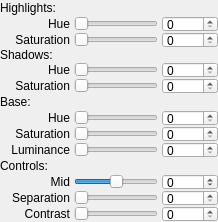
     <widget class="QWidget" name="GelatinTab">
      <attribute name="title">
       <string extracomment="Tab Title, keep the order please">Options</string>
      </attribute>
      <layout class="QGridLayout" name="gridLayout_6">
       <property name="horizontalSpacing">
        <number>4</number>
       </property>
       <property name="verticalSpacing">
        <number>0</number>
       </property>
       <property name="margin">
        <number>0</number>
       </property>
       <item row="1" column="0">
        <widget class="QLabel" name="FatToniHH_lbl">
         <property name="minimumSize">
          <size>
           <width>70</width>
           <height>16</height>
          </size>
         </property>
         <property name="maximumSize">
          <size>
           <width>70</width>
           <height>16</height>
          </size>
         </property>
         <property name="text">
          <string>Hue</string>
         </property>
         <property name="alignment">
          <set>Qt::AlignRight|Qt::AlignTrailing|Qt::AlignVCenter</set>
         </property>
        </widget>
       </item>
       <item row="2" column="0">
        <widget class="QLabel" name="FatToniSH_lbl">
         <property name="minimumSize">
          <size>
           <width>70</width>
           <height>16</height>
          </size>
         </property>
         <property name="maximumSize">
          <size>
           <width>70</width>
           <height>16</height>
          </size>
         </property>
         <property name="text">
          <string>Saturation</string>
         </property>
         <property name="alignment">
          <set>Qt::AlignRight|Qt::AlignTrailing|Qt::AlignVCenter</set>
         </property>
        </widget>
       </item>
       <item row="1" column="2">
        <widget class="QSlider" name="FatToniHH_slider">
         <property name="maximumSize">
          <size>
           <width>16777215</width>
           <height>16777215</height>
          </size>
         </property>
         <property name="styleSheet">
          <string notr="true">QSlider::groove:horizontal {
    border-image: url(:/Resources/Sliders/slider_hue.png)0 18 0 18;
}</string>
         </property>
         <property name="maximum">
          <number>360</number>
         </property>
         <property name="orientation">
          <enum>Qt::Horizontal</enum>
         </property>
         <property name="Groove" stdset="0">
          <string notr="true">0:H,0,168,168-0.2:H,72,168,168-0.4:H,144,168,168-0.6:H,206,168,168-0.8:H,288,168,168-1:H,0,168,168</string>
         </property>
        </widget>
       </item>
       <item row="2" column="2">
        <widget class="QSlider" name="FatToniSH_slider">
         <property name="styleSheet">
          <string notr="true">QSlider::groove:horizontal {
    border-image: url(:/Resources/Sliders/slider_sat.png)0 18 0 18;
}</string>
         </property>
         <property name="minimum">
          <number>0</number>
         </property>
         <property name="maximum">
          <number>100</number>
         </property>
         <property name="orientation">
          <enum>Qt::Horizontal</enum>
         </property>
         <property name="Groove" stdset="0">
          <string>0:H,0,20,150-0.025:H,15,25,155-0.05:H,30,30,155-0.075:H,55,35,150-0.1:H,80,40,150-0.125:H,105,45,155-0.15:H,130,50,155-0.175:H,155,55,150-0.2:H,180,60,150-0.225:H,205,65,155-0.25:H,230,70,155-0.275:H,245,75,150-0.3:H,4,80,150-0.325:H,19,85,155-0.35:H,34,90,155-0.375:H,59,95,150-0.4:H,84,100,150-0.425:H,109,105,155-0.45:H,134,110,155-0.45:H,134,110,155-0.475:H,159,115,150-0.5:H,184,120,150-0.525:H,209,125,155-0.55:H,224,130,155-0.575:H,239,135,150-0.6:H,254,140,150-0.625:H,13,145,155-0.65:H,38,150,155-0.675:H,63,155,150-0.7:H,88,160,150-0.725:H,113,165,155-0.75:H,138,170,155-0.775:H,163,175,150-0.8:H,188,180,150-0.825:H,203,185,155-0.85:H,218,190,155-0.875:H,233,195,150-0.9:H,248,200,150-0.925:H,17,205,155-0.950000000000001:H,42,210,155-0.975000000000001:H,67,215,150-1:H,92,220,150</string>
         </property>
        </widget>
       </item>
       <item row="1" column="3">
        <widget class="QSpinBox" name="FatToniHH_edit">
         <property name="minimumSize">
          <size>
           <width>56</width>
           <height>16</height>
          </size>
         </property>
         <property name="maximumSize">
          <size>
           <width>56</width>
           <height>16</height>
          </size>
         </property>
         <property name="maximum">
          <number>360</number>
         </property>
        </widget>
       </item>
       <item row="2" column="3">
        <widget class="QSpinBox" name="FatToniSH_edit">
         <property name="minimumSize">
          <size>
           <width>56</width>
           <height>16</height>
          </size>
         </property>
         <property name="maximumSize">
          <size>
           <width>56</width>
           <height>16</height>
          </size>
         </property>
         <property name="minimum">
          <number>0</number>
         </property>
         <property name="maximum">
          <number>100</number>
         </property>
         <property name="singleStep">
          <number>1</number>
         </property>
        </widget>
       </item>
       <item row="6" column="0">
        <widget class="QLabel" name="FatToniHS_lbl">
         <property name="sizePolicy">
          <sizepolicy hsizetype="Maximum" vsizetype="Preferred">
           <horstretch>0</horstretch>
           <verstretch>0</verstretch>
          </sizepolicy>
         </property>
         <property name="minimumSize">
          <size>
           <width>70</width>
           <height>16</height>
          </size>
         </property>
         <property name="maximumSize">
          <size>
           <width>70</width>
           <height>16</height>
          </size>
         </property>
         <property name="text">
          <string>Hue</string>
         </property>
         <property name="alignment">
          <set>Qt::AlignRight|Qt::AlignTrailing|Qt::AlignVCenter</set>
         </property>
        </widget>
       </item>
       <item row="6" column="2">
        <widget class="QSlider" name="FatToniHS_slider">
         <property name="styleSheet">
          <string notr="true">QSlider::groove:horizontal {
    border-image: url(:/Resources/Sliders/slider_hue.png)0 18 0 18;
}</string>
         </property>
         <property name="minimum">
          <number>0</number>
         </property>
         <property name="maximum">
          <number>360</number>
         </property>
         <property name="orientation">
          <enum>Qt::Horizontal</enum>
         </property>
         <property name="Groove" stdset="0">
          <string>0:H,0,168,168-0.2:H,72,168,168-0.4:H,144,168,168-0.6:H,206,168,168-0.8:H,288,168,168-1:H,0,168,168</string>
         </property>
        </widget>
       </item>
       <item row="6" column="3">
        <widget class="QSpinBox" name="FatToniHS_edit">
         <property name="minimumSize">
          <size>
           <width>56</width>
           <height>16</height>
          </size>
         </property>
         <property name="maximumSize">
          <size>
           <width>56</width>
           <height>16</height>
          </size>
         </property>
         <property name="minimum">
          <number>0</number>
         </property>
         <property name="maximum">
          <number>360</number>
         </property>
        </widget>
       </item>
       <item row="16" column="2">
        <widget class="QSlider" name="FatToniCont_slider">
         <property name="styleSheet">
          <string notr="true">QSlider::groove:horizontal {
    border-image: url(:/Resources/Sliders/slider_gray.png)0 18 0 18;
}</string>
         </property>
         <property name="maximum">
          <number>100</number>
         </property>
         <property name="orientation">
          <enum>Qt::Horizontal</enum>
         </property>
        </widget>
       </item>
       <item row="16" column="0">
        <widget class="QLabel" name="FatToniCont_lbl">
         <property name="minimumSize">
          <size>
           <width>70</width>
           <height>16</height>
          </size>
         </property>
         <property name="maximumSize">
          <size>
           <width>70</width>
           <height>16</height>
          </size>
         </property>
         <property name="text">
          <string>Contrast</string>
         </property>
         <property name="alignment">
          <set>Qt::AlignRight|Qt::AlignTrailing|Qt::AlignVCenter</set>
         </property>
        </widget>
       </item>
       <item row="16" column="3">
        <widget class="QSpinBox" name="FatToniCont_edit">
         <property name="minimumSize">
          <size>
           <width>56</width>
           <height>16</height>
          </size>
         </property>
         <property name="maximumSize">
          <size>
           <width>56</width>
           <height>16</height>
          </size>
         </property>
         <property name="maximum">
          <number>100</number>
         </property>
        </widget>
       </item>
       <item row="0" column="0">
        <widget class="QLabel" name="FatToniHighlights_lbl">
         <property name="minimumSize">
          <size>
           <width>70</width>
           <height>16</height>
          </size>
         </property>
         <property name="maximumSize">
          <size>
           <width>70</width>
           <height>16</height>
          </size>
         </property>
         <property name="text">
          <string>Highlights:</string>
         </property>
        </widget>
       </item>
       <item row="4" column="0">
        <widget class="QLabel" name="FatToniShadows_lbl">
         <property name="text">
          <string>Shadows:</string>
         </property>
        </widget>
       </item>
       <item row="13" column="0">
        <widget class="QLabel" name="FatToniMid_lbl">
         <property name="minimumSize">
          <size>
           <width>70</width>
           <height>16</height>
          </size>
         </property>
         <property name="maximumSize">
          <size>
           <width>70</width>
           <height>16</height>
          </size>
         </property>
         <property name="text">
          <string>Mid</string>
         </property>
         <property name="alignment">
          <set>Qt::AlignRight|Qt::AlignTrailing|Qt::AlignVCenter</set>
         </property>
        </widget>
       </item>
       <item row="13" column="2">
        <widget class="QSlider" name="FatToniMid_slider">
         <property name="styleSheet">
          <string notr="true">QSlider::groove:horizontal {
    border-image: url(:/Resources/Sliders/slider_gray.png)0 18 0 18;
}</string>
         </property>
         <property name="minimum">
          <number>-100</number>
         </property>
         <property name="maximum">
          <number>100</number>
         </property>
         <property name="orientation">
          <enum>Qt::Horizontal</enum>
         </property>
        </widget>
       </item>
       <item row="13" column="3">
        <widget class="QSpinBox" name="FatToniMid_edit">
         <property name="minimumSize">
          <size>
           <width>56</width>
           <height>16</height>
          </size>
         </property>
         <property name="maximumSize">
          <size>
           <width>56</width>
           <height>16</height>
          </size>
         </property>
         <property name="minimum">
          <number>-100</number>
         </property>
         <property name="maximum">
          <number>100</number>
         </property>
        </widget>
       </item>
       <item row="8" column="0">
        <widget class="QLabel" name="FatToniBase_lbl">
         <property name="minimumSize">
          <size>
           <width>70</width>
           <height>16</height>
          </size>
         </property>
         <property name="maximumSize">
          <size>
           <width>70</width>
           <height>16</height>
          </size>
         </property>
         <property name="text">
          <string>Base:</string>
         </property>
        </widget>
       </item>
       <item row="12" column="0">
        <widget class="QLabel" name="FatToniControls_lbl">
         <property name="minimumSize">
          <size>
           <width>70</width>
           <height>16</height>
          </size>
         </property>
         <property name="maximumSize">
          <size>
           <width>70</width>
           <height>16</height>
          </size>
         </property>
         <property name="text">
          <string>Controls:</string>
         </property>
        </widget>
       </item>
       <item row="7" column="0">
        <widget class="QLabel" name="FatToniSS_lbl">
         <property name="maximumSize">
          <size>
           <width>70</width>
           <height>16</height>
          </size>
         </property>
         <property name="text">
          <string>Saturation</string>
         </property>
         <property name="alignment">
          <set>Qt::AlignRight|Qt::AlignTrailing|Qt::AlignVCenter</set>
         </property>
        </widget>
       </item>
       <item row="7" column="2">
        <widget class="QSlider" name="FatToniSS_slider">
         <property name="styleSheet">
          <string notr="true">QSlider::groove:horizontal {
    border-image: url(:/Resources/Sliders/slider_sat.png)0 18 0 18;
}</string>
         </property>
         <property name="minimum">
          <number>0</number>
         </property>
         <property name="maximum">
          <number>100</number>
         </property>
         <property name="orientation">
          <enum>Qt::Horizontal</enum>
         </property>
         <property name="Groove" stdset="0">
          <string>0:H,0,20,150-0.025:H,15,25,155-0.05:H,30,30,155-0.075:H,55,35,150-0.1:H,80,40,150-0.125:H,105,45,155-0.15:H,130,50,155-0.175:H,155,55,150-0.2:H,180,60,150-0.225:H,205,65,155-0.25:H,230,70,155-0.275:H,245,75,150-0.3:H,4,80,150-0.325:H,19,85,155-0.35:H,34,90,155-0.375:H,59,95,150-0.4:H,84,100,150-0.425:H,109,105,155-0.45:H,134,110,155-0.45:H,134,110,155-0.475:H,159,115,150-0.5:H,184,120,150-0.525:H,209,125,155-0.55:H,224,130,155-0.575:H,239,135,150-0.6:H,254,140,150-0.625:H,13,145,155-0.65:H,38,150,155-0.675:H,63,155,150-0.7:H,88,160,150-0.725:H,113,165,155-0.75:H,138,170,155-0.775:H,163,175,150-0.8:H,188,180,150-0.825:H,203,185,155-0.85:H,218,190,155-0.875:H,233,195,150-0.9:H,248,200,150-0.925:H,17,205,155-0.950000000000001:H,42,210,155-0.975000000000001:H,67,215,150-1:H,92,220,150</string>
         </property>
        </widget>
       </item>
       <item row="7" column="3">
        <widget class="QSpinBox" name="FatToniSS_edit">
         <property name="minimumSize">
          <size>
           <width>56</width>
           <height>16</height>
          </size>
         </property>
         <property name="maximumSize">
          <size>
           <width>56</width>
           <height>16</height>
          </size>
         </property>
         <property name="minimum">
          <number>0</number>
         </property>
         <property name="maximum">
          <number>100</number>
         </property>
        </widget>
       </item>
       <item row="14" column="0">
        <widget class="QLabel" name="FatToniMix_lbl">
         <property name="minimumSize">
          <size>
           <width>70</width>
           <height>16</height>
          </size>
         </property>
         <property name="maximumSize">
          <size>
           <width>70</width>
           <height>16</height>
          </size>
         </property>
         <property name="text">
          <string>Separation</string>
         </property>
         <property name="alignment">
          <set>Qt::AlignRight|Qt::AlignTrailing|Qt::AlignVCenter</set>
         </property>
        </widget>
       </item>
       <item row="14" column="2">
        <widget class="QSlider" name="FatToniMix_slider">
         <property name="styleSheet">
          <string notr="true">QSlider::groove:horizontal {
    border-image: url(:/Resources/Sliders/slider_gray.png)0 18 0 18;
}</string>
         </property>
         <property name="maximum">
          <number>100</number>
         </property>
         <property name="pageStep">
          <number>10</number>
         </property>
         <property name="value">
          <number>0</number>
         </property>
         <property name="orientation">
          <enum>Qt::Horizontal</enum>
         </property>
        </widget>
       </item>
       <item row="14" column="3">
        <widget class="QSpinBox" name="FatToniMix_edit">
         <property name="minimumSize">
          <size>
           <width>56</width>
           <height>16</height>
          </size>
         </property>
         <property name="maximumSize">
          <size>
           <width>56</width>
           <height>16</height>
          </size>
         </property>
         <property name="maximum">
          <number>100</number>
         </property>
        </widget>
       </item>
       <item row="9" column="0">
        <widget class="QLabel" name="FatToniBaseH_lbl">
         <property name="minimumSize">
          <size>
           <width>70</width>
           <height>16</height>
          </size>
         </property>
         <property name="maximumSize">
          <size>
           <width>70</width>
           <height>16</height>
          </size>
         </property>
         <property name="text">
          <string>Hue</string>
         </property>
         <property name="alignment">
          <set>Qt::AlignRight|Qt::AlignTrailing|Qt::AlignVCenter</set>
         </property>
        </widget>
       </item>
       <item row="10" column="0">
        <widget class="QLabel" name="FatToniBaseS_lbl">
         <property name="minimumSize">
          <size>
           <width>70</width>
           <height>16</height>
          </size>
         </property>
         <property name="maximumSize">
          <size>
           <width>70</width>
           <height>16</height>
          </size>
         </property>
         <property name="text">
          <string>Saturation</string>
         </property>
         <property name="alignment">
          <set>Qt::AlignRight|Qt::AlignTrailing|Qt::AlignVCenter</set>
         </property>
        </widget>
       </item>
       <item row="11" column="0">
        <widget class="QLabel" name="FatToniBaseL_lbl">
         <property name="minimumSize">
          <size>
           <width>70</width>
           <height>16</height>
          </size>
         </property>
         <property name="maximumSize">
          <size>
           <width>70</width>
           <height>16</height>
          </size>
         </property>
         <property name="text">
          <string>Luminance</string>
         </property>
         <property name="alignment">
          <set>Qt::AlignRight|Qt::AlignTrailing|Qt::AlignVCenter</set>
         </property>
        </widget>
       </item>
       <item row="9" column="2">
        <widget class="QSlider" name="FatToniBaseH_slider">
         <property name="styleSheet">
          <string notr="true">QSlider::groove:horizontal {
    border-image: url(:/Resources/Sliders/slider_hue.png)0 18 0 18;
}</string>
         </property>
         <property name="maximum">
          <number>360</number>
         </property>
         <property name="orientation">
          <enum>Qt::Horizontal</enum>
         </property>
         <property name="Groove" stdset="0">
          <string>0:H,0,168,168-0.2:H,72,168,168-0.4:H,144,168,168-0.6:H,206,168,168-0.8:H,288,168,168-1:H,0,168,168</string>
         </property>
        </widget>
       </item>
       <item row="10" column="2">
        <widget class="QSlider" name="FatToniBaseS_slider">
         <property name="styleSheet">
          <string notr="true">QSlider::groove:horizontal {
    border-image: url(:/Resources/Sliders/slider_sat.png)0 18 0 18;
}</string>
         </property>
         <property name="maximum">
          <number>100</number>
         </property>
         <property name="orientation">
          <enum>Qt::Horizontal</enum>
         </property>
         <property name="Groove" stdset="0">
          <string>0:H,0,20,150-0.025:H,15,25,155-0.05:H,30,30,155-0.075:H,55,35,150-0.1:H,80,40,150-0.125:H,105,45,155-0.15:H,130,50,155-0.175:H,155,55,150-0.2:H,180,60,150-0.225:H,205,65,155-0.25:H,230,70,155-0.275:H,245,75,150-0.3:H,4,80,150-0.325:H,19,85,155-0.35:H,34,90,155-0.375:H,59,95,150-0.4:H,84,100,150-0.425:H,109,105,155-0.45:H,134,110,155-0.45:H,134,110,155-0.475:H,159,115,150-0.5:H,184,120,150-0.525:H,209,125,155-0.55:H,224,130,155-0.575:H,239,135,150-0.6:H,254,140,150-0.625:H,13,145,155-0.65:H,38,150,155-0.675:H,63,155,150-0.7:H,88,160,150-0.725:H,113,165,155-0.75:H,138,170,155-0.775:H,163,175,150-0.8:H,188,180,150-0.825:H,203,185,155-0.85:H,218,190,155-0.875:H,233,195,150-0.9:H,248,200,150-0.925:H,17,205,155-0.950000000000001:H,42,210,155-0.975000000000001:H,67,215,150-1:H,92,220,150</string>
         </property>
        </widget>
       </item>
       <item row="11" column="2">
        <widget class="QSlider" name="FatToniBaseL_slider">
         <property name="styleSheet">
          <string notr="true">QSlider::groove:horizontal {
    border-image: url(:/Resources/Sliders/slider_gray.png)0 18 0 18;
}</string>
         </property>
         <property name="maximum">
          <number>100</number>
         </property>
         <property name="orientation">
          <enum>Qt::Horizontal</enum>
         </property>
        </widget>
       </item>
       <item row="9" column="3">
        <widget class="QSpinBox" name="FatToniBaseH_edit">
         <property name="minimumSize">
          <size>
           <width>56</width>
           <height>16</height>
          </size>
         </property>
         <property name="maximumSize">
          <size>
           <width>56</width>
           <height>16</height>
          </size>
         </property>
         <property name="maximum">
          <number>360</number>
         </property>
        </widget>
       </item>
       <item row="10" column="3">
        <widget class="QSpinBox" name="FatToniBaseS_edit">
         <property name="minimumSize">
          <size>
           <width>56</width>
           <height>16</height>
          </size>
         </property>
         <property name="maximumSize">
          <size>
           <width>56</width>
           <height>16</height>
          </size>
         </property>
         <property name="maximum">
          <number>100</number>
         </property>
        </widget>
       </item>
       <item row="11" column="3">
        <widget class="QSpinBox" name="FatToniBaseL_edit">
         <property name="minimumSize">
          <size>
           <width>56</width>
           <height>16</height>
          </size>
         </property>
         <property name="maximumSize">
          <size>
           <width>56</width>
           <height>16</height>
          </size>
         </property>
         <property name="maximum">
          <number>100</number>
         </property>
        </widget>
       </item>
      </layout>
     </widget>
